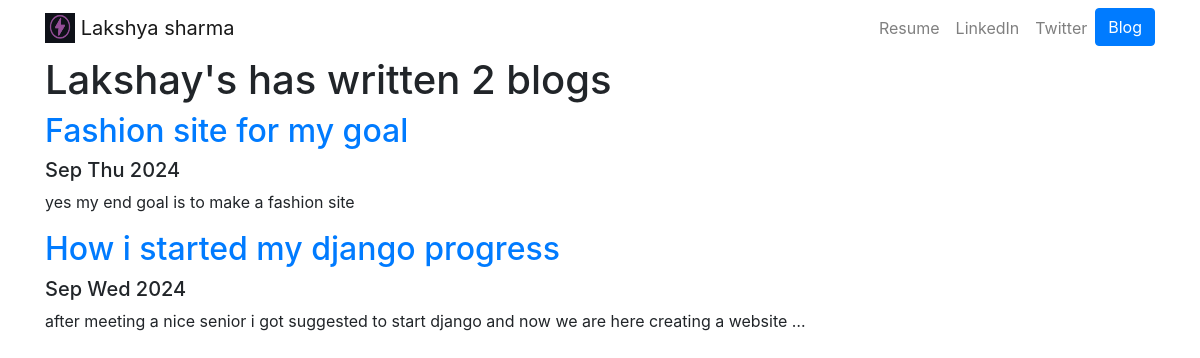
/blog/, run on an earlier commit of the app's database.
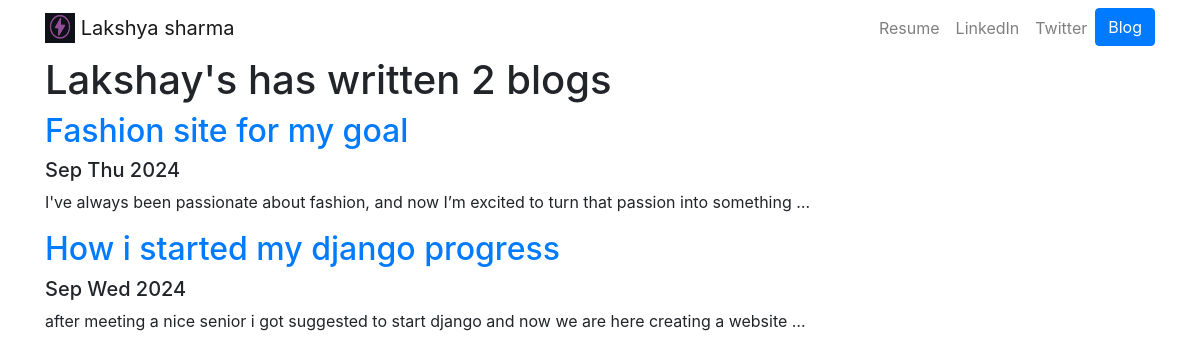
And on a later commit of the database.
### blog/models.py (models this page shows, shortened)
class Blogs(models.Model):
		title = models.CharField(max_length=200)
		discription = models.TextField(max_length=1000)
		date = models.DateField()

### blog/views.py (the view)
# urls.py: path('', views.all_blogs, name= 'all_blogs'),
def all_blogs(request):
	blogs = Blogs.objects.order_by("-date")
	return render(request,"blog/all_blogs.html" , {'blogs': blogs})

### blog/templates/blog/all_blogs.html
{% extends 'port/core.html' %}
{% block content %}
<h1>Lakshay's has written {{ blogs.count }} blog{{ blogs.count|pluralize }} </h1>
{% for blog in blogs  %}
<a href = '{% url "blog:detail" blog.id %}'><h2>{{ blog.title  }}</h2></a>
<h5> {{ blog.date|date:'M D Y' }}</h5>
<p>{{ blog.discription|striptags|truncatechars:100  }}</p>
{% endfor %}
{% endblock %}

What changed in the data, as far as the page shows it:
changed Blogs "Fashion site for my goal": discription "yes my end goal is to make a fashion site" → "I've always been passionate about fashion, and now I’m excited to turn that passion into something …"
